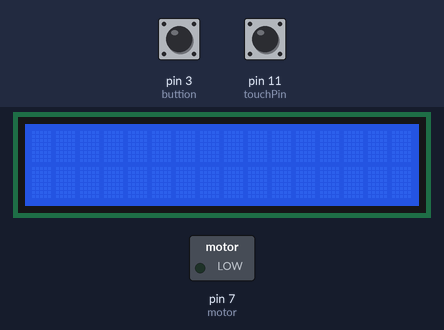
Recording of a sketch running on a simulated Arduino Uno, built with avr-gcc and run on an emulated ATmega328P. Parts: 16×2 character LCD, switched loads named in the sketch (green lamp = pin HIGH). The test bench sets the inputs (shaded band); at power-on: pin 11 (touchPin) LOW, pin 3 (buttion) HIGH.

Above: at 1.2 s.
1.3 s: pin 11 (touchPin) pulled HIGH for 0.15 s
At 4.0 s:
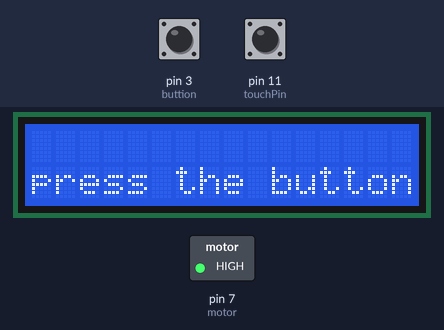
4.4 s: pin 3 (buttion) pulled LOW for 0.15 s
At 5.4 s:
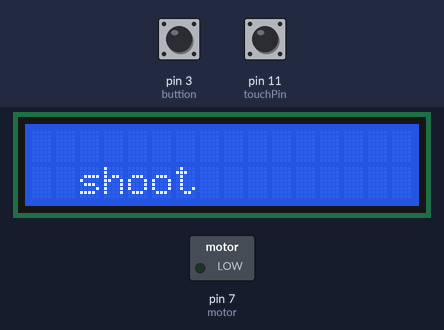
7.1 s: pin 11 (touchPin) pulled HIGH for 1 s
At 7.4 s:
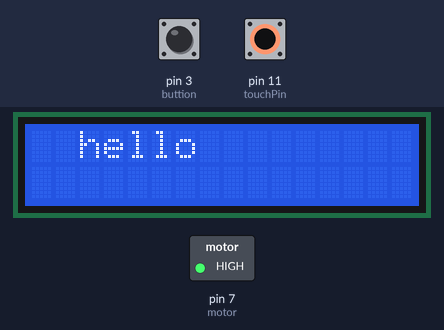
11.1 s: pin 11 (touchPin) pulled HIGH for 3.2 s
At 12.5 s:
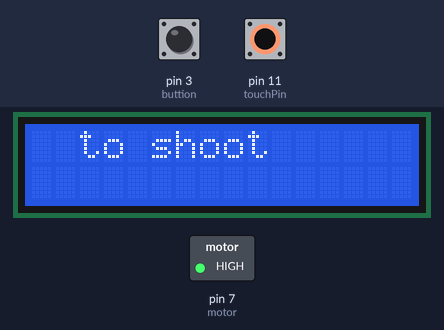
16.1 s: pin 3 (buttion) pulled LOW for 1 s
At 17.4 s:
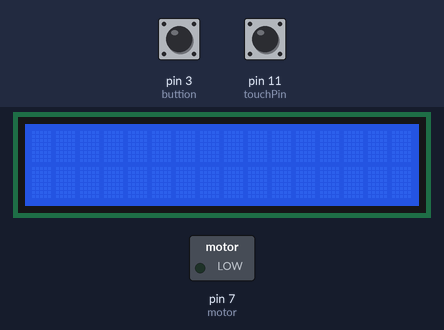
Timing chart, 0 to 19.1 s (numbered marks = the images above; inputs shaded):
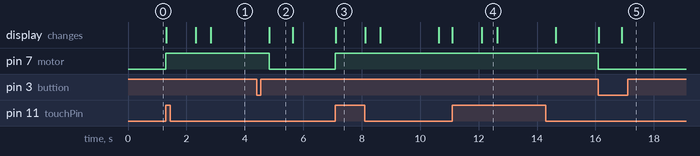

The sketch:

v1.ino
```cpp
#include <LiquidCrystal_I2C.h>

LiquidCrystal_I2C lcd(0x27, 16, 2);  // set the LCD address to 0x27 for a 16 chars and 2 line display

const int touchPin = 11;
int motor = 7;
int buttion = 3;

// משתנים שמשתנים בתוך פסיקה חייבים להיות מוגדרים כ-volatile
volatile int memo = 0;
volatile bool buttonPressed = false;

void setup() {
  // פתיחת ערוץ התקשורת הטורית
  Serial.begin(115200);

  lcd.init();
  lcd.backlight();

  pinMode(touchPin, INPUT);
  pinMode(motor, OUTPUT);
  pinMode(buttion, INPUT_PULLUP);

  // הדפסת הודעה ראשונית כדי לדעת שהמסך עובד


  // הגדרת ה-IRQ (הפסיקה) לפין 3
  attachInterrupt(digitalPinToInterrupt(buttion), buttonISR, FALLING);
}

void loop() {
  // קריאת המצב הנוכחי של חיישן המגע
  int sensorState = digitalRead(touchPin);

  // אם החיישן מזהה מגע (HIGH) - מדליק את המנוע
  if (sensorState == HIGH) {
    digitalWrite(motor, HIGH);
    lcd.setCursor(2,0);
    lcd.print("hello");
    delay(1000);
    lcd.setCursor(2,0);
    lcd.print("to shoot");
    delay(500);
    lcd.clear();
    lcd.setCursor(0,1);
    lcd.print("press the button");
    delay(2000);
    lcd.clear();
  }

  // בדיקה בטוחה בתוך הלולאה אם הפסיקה זיהתה לחיצה
  if (buttonPressed) {
    // 1. מכבים את המנוע (אם תרצי שהוא ייכבה בלחיצה)
    digitalWrite(motor, LOW);

    // 2. מדפיסים למסך ה-LCD בצורה בטוח

    lcd.setCursor(2, 1);
    lcd.print("shoot");
    delay(800);
    lcd.clear();

    // 4. רק עכשיו, אחרי שטיפלנו בלחיצה, מאפסים את המשתנה ומחכים ללחיצה הבאה
    buttonPressed = false;
  }
}

// פונקציית הפסיקה (ISR) - עכשיו היא נקייה, מהירה ובטוחה!
void buttonISR() {
  memo = memo + 1;
  buttonPressed = true; // מסמנת ל-loop שהייתה לחיצה
}
```

Measured:
- after the input at 1.3 s, pin 7 (motor): LOW → HIGH at once; the display: first changes at once (image 1 shows a later state)
- after the input at 4.4 s, pin 7 (motor): HIGH → LOW after 0.44 s; the display: changes after 0.44 s (image 2)
- after the input at 7.1 s, pin 7 (motor): LOW → HIGH at once; the display: changes at once (image 3)
- after the input at 11.1 s, the display: first changes at once (image 4 shows a later state)
- after the input at 16.1 s, pin 7 (motor): HIGH → LOW at once; the display: first changes at once (image 5 shows a later state)
- what the display in image 2 shows lasts 0.8 s, from 4.8 s to 5.6 s
- what the display in image 4 shows lasts 0.5 s, from 12.1 s to 12.6 s
